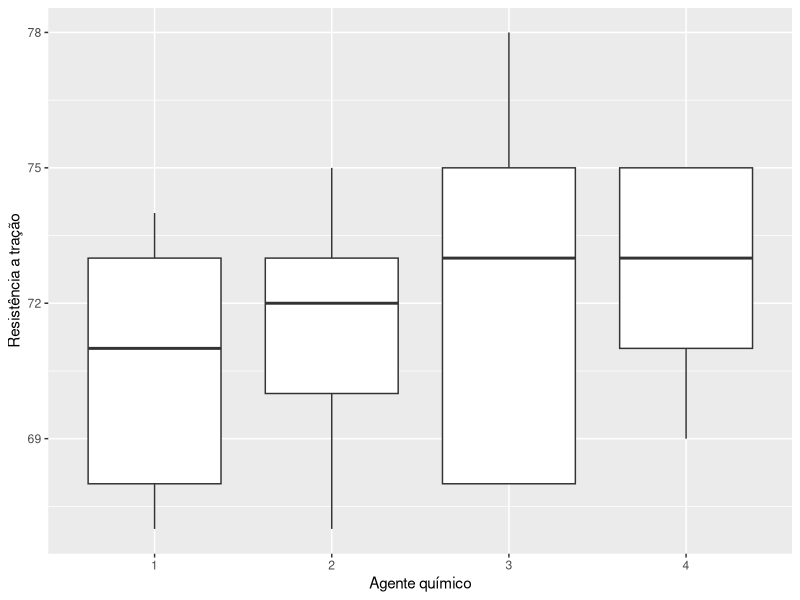
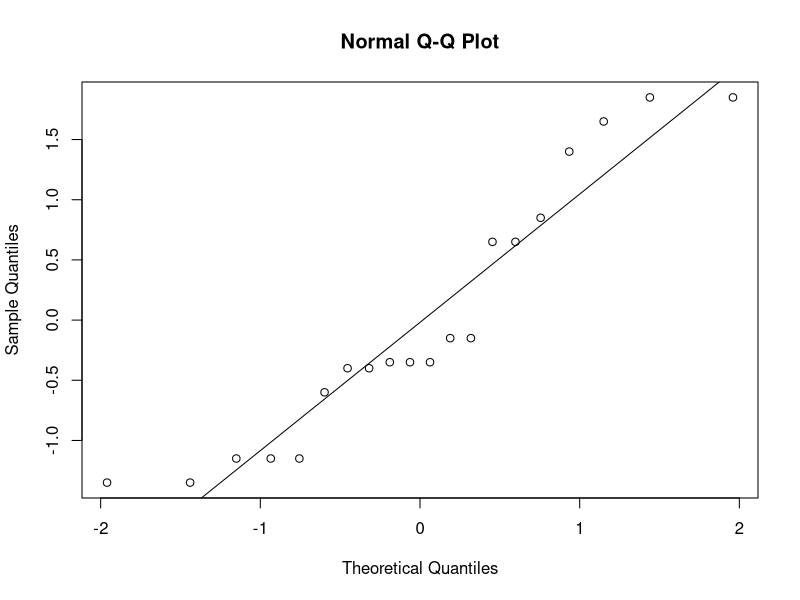
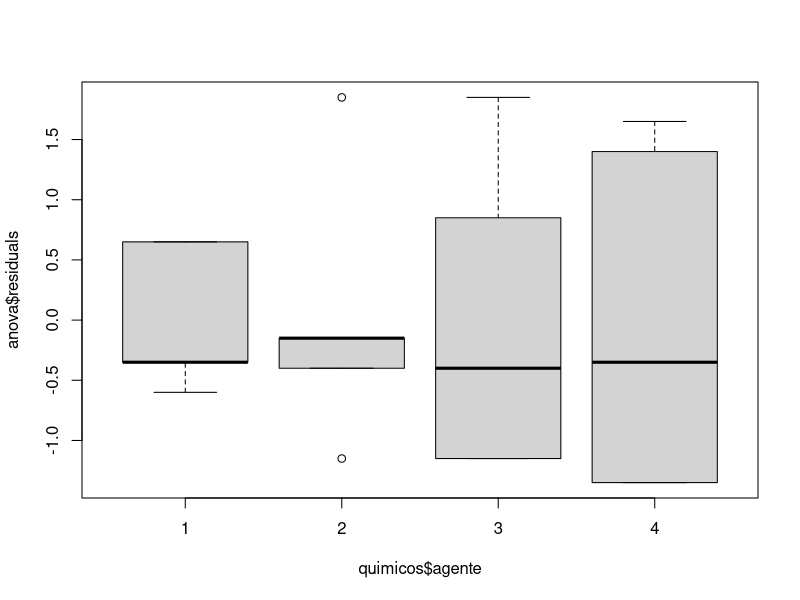
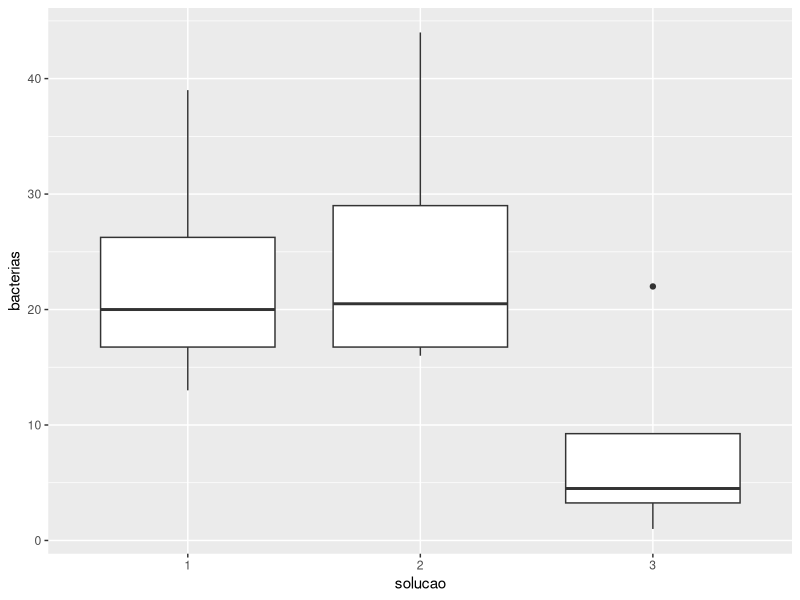
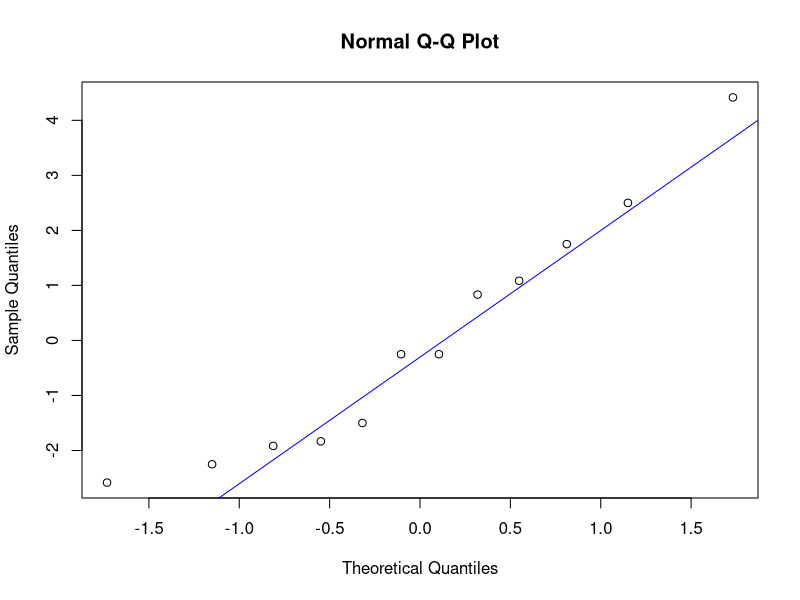
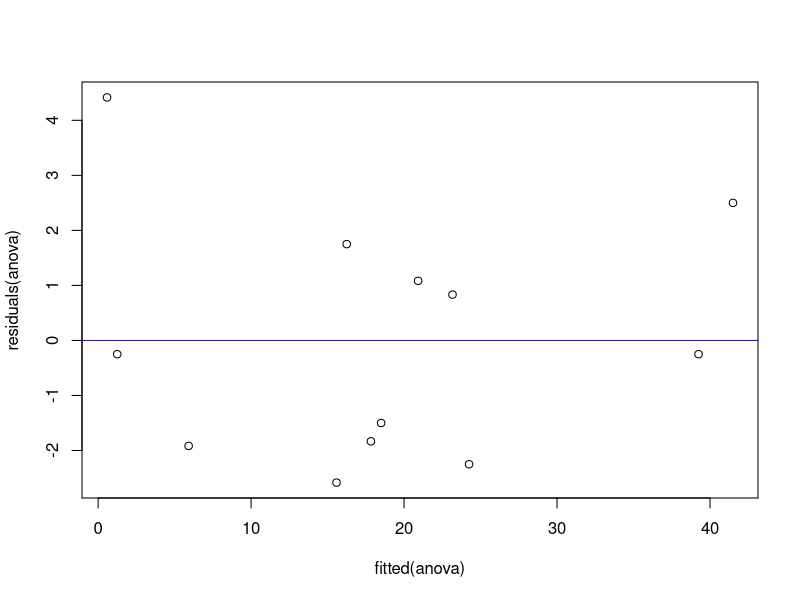

Write the R code that produced these figures, in order. (Note: this script raises an error after producing the figures.)
## ---- chunk 1
knitr::opts_chunk$set(echo = TRUE)
## ---- chunk 2
rm(list = ls())

quimicos <- data.frame(agente = factor(c(rep(1,5), rep(2,5), rep(3,5), rep(4,5))), 
                       bloco = factor(rep(1:5, 4)), 
                       forca = c(73,68,74,71,67,73,67,75,72,70,75,
                                 68,78,73,68,73,71,75,75,69))
## ---- chunk 3
library(ggplot2)
ggplot(data = quimicos, mapping = aes(x = agente, y = forca)) +
  geom_boxplot() + xlab("Agente químico") + ylab("Resistência a tração")

## ---- chunk 4
anova <- aov(forca~agente+bloco, quimicos)

# normalidade dos resíduos
qqnorm(residuals(anova))
qqline(residuals(anova))
shapiro.test(residuals(anova))

# homocedasticidade das variâncias
boxplot(anova$residuals~quimicos$agente)
bartlett.test(residuals(anova)~quimicos$agente)
## ---- chunk 5
summary(anova)
## ---- chunk 6
rm(list = ls())

solucoes <- data.frame(solucao = factor(c(rep(1,4), rep(2,4), rep(3,4))), dias = factor(c(rep(1:4,3))), bacterias = c(13,22,18,39,16,24,17,44,5,4,1,22))

library(ggplot2)
ggplot(data = solucoes, mapping = aes(x = solucao, y = bacterias)) + geom_boxplot()
## ---- chunk 7
anova <- aov(bacterias~solucao+dias, data = solucoes)

# normalidade dos resíduos
qqnorm(residuals(anova))
qqline(residuals(anova), col='blue')
shapiro.test(residuals(anova))

# homocedasticidade das variâncias
plot(fitted(anova), residuals(anova))
abline(h = 0, col='blue')
bartlett.test(bacterias~solucao, data = solucoes)

summary(anova)
## ---- chunk 8
tukey <- HSD.test(anova, trt = 'solucao')
tukey$groups
## ---- chunk 9
rm(list = ls())

respostas <- data.frame(design = factor(c(rep(1,4), rep(2,4), rep(3,4))), regiao = factor(rep(c('NE', 'NW', 'SE', 'SW'),3)), resp = c(250,350,219,375,400,525,390,580,275,340,200,310))

library(ggplot2)
ggplot(data = respostas, mapping = aes(x = design, y = resp)) + geom_boxplot()
## ---- chunk 10
anova <- aov(resp~design+regiao, data = respostas)

  # normalidade dos resíduos
shapiro.test(residuals(anova))
qqnorm(residuals(anova))
qqline(residuals(anova), col='blue')
   # homocedasticidade da variância
plot(fitted(anova), residuals(anova))
abline(h=0, col='blue')
bartlett.test(resp~design, data=respostas)
## ---- chunk 11
summary(anova)
tukey <- HSD.test(anova, trt = 'design')
tukey$groups
